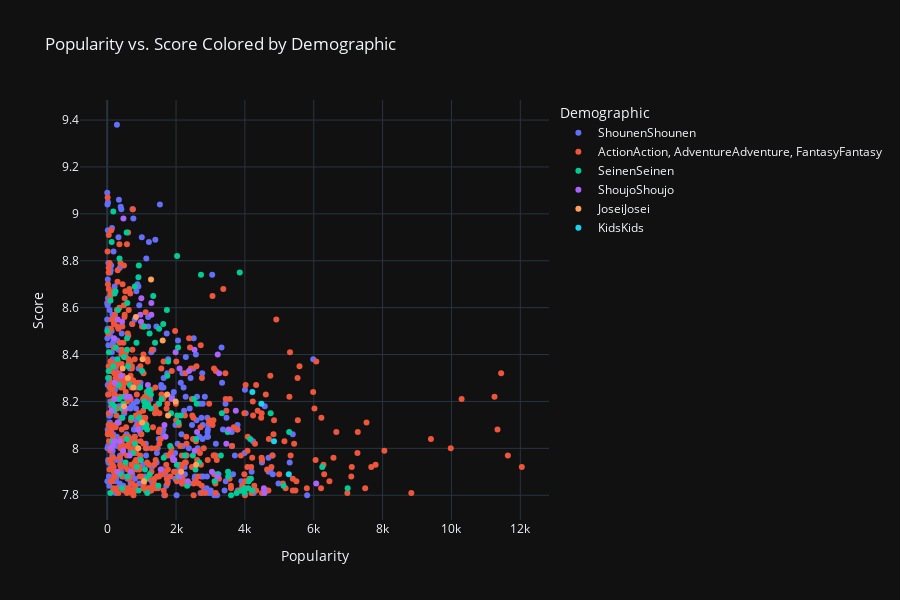

This figure's notebook cell:
### Code cell
# scatter plots showing Popularity vs. Score colored by Demographic.
fig = px.scatter(anime_data2, x = 'Popularity',y = 'Score', color='Demographic', hover_name = 'English',title="Popularity vs. Score Colored by Demographic",
                labels={'Popularity': 'Popularity', 'Score': 'Score'},template = 'plotly_dark')
fig.update_layout(width=900, height=600)
fig.show()

### Figure 1 — Plotly figure (JSON) as saved in the notebook; plotly's stock layout.template omitted (floating-point values rounded to 4 significant figures; data arrays with more than 128 entries replaced by an {"elided": "..."} marker saying what was removed)
{"data": [{"hovertemplate": "<b>%{hovertext}</b><br><br>Demographic=ShounenShounen<br>Popularity=%{x}<br>Score=%{y}<extra></extra>", "hovertext": {"elided": "301 str values"}, "legendgroup": "ShounenShounen", "marker": {"color": "#636efa", "symbol": "circle"}, "mode": "markers", "name": "ShounenShounen", "orientation": "v", "showlegend": true, "type": "scatter", "x": {"elided": "301 int values"}, "xaxis": "x", "y": {"elided": "301 float values"}, "yaxis": "y"}, {"hovertemplate": "<b>%{hovertext}</b><br><br>Demographic=ActionAction, AdventureAdventure, FantasyFantasy<br>Popularity=%{x}<br>Score=%{y}<extra></extra>", "hovertext": {"elided": "462 str values"}, "legendgroup": "ActionAction, AdventureAdventure, FantasyFantasy", "marker": {"color": "#EF553B", "symbol": "circle"}, "mode": "markers", "name": "ActionAction, AdventureAdventure, FantasyFantasy", "orientation": "v", "showlegend": true, "type": "scatter", "x": {"elided": "462 int values"}, "xaxis": "x", "y": {"elided": "462 float values"}, "yaxis": "y"}, {"hovertemplate": "<b>%{hovertext}</b><br><br>Demographic=SeinenSeinen<br>Popularity=%{x}<br>Score=%{y}<extra></extra>", "hovertext": ["Kaguya-sama: Love is War - Ultra Romantic", "March Comes In Like a Lion 2nd Season", "Monster", "Kingdom: Season 3", "Vinland Saga Season 2", "Kaguya-sama: Love is War - The First Kiss That Never Ends", "Kingdom: Season 5", "Kingdom: Season 4", "Mushi-shi: Next Passage Part 2", "Mushi-shi: Next Passage Part 1", "[Oshi No Ko]", "Mushi-Shi", "Bungo Stray Dogs 5", "Kaguya-sama: Love is War Season 2", "Ping Pong the Animation", "Berserk", "Mushishi Tokubetsu-hen: Suzu no Shizuku, Mushishi: The Next Chapter - Drops of Bells", "Mushi-shi: The Shadow that Devours the Sun", "Ghost in the Shell: Stand Alone Complex 2nd GIG", "Pluto", "One Punch Man", "Space Brothers", "Rainbow", "Bungo Stray Dogs 4", "Golden Kamuy Season 3", "Grand Blue Dreaming", "Mushi-shi Path of Thorns", "Ghost in the Shell: Stand Alone Complex", "Kaguya-sama: Love is War", "Land of the Lustrous", "March Comes In Like a Lion", "Non Non Biyori Nonstop", "Hellsing Ultimate", "Initial D First Stage", "Parasyte: The Maxim", "One Outs", "Kingdom: Season 2", "Erased", "Ghost in the Shell", "Kaiji: Ultimate Survivor", "Planetes", "Kaiji: Against All Rules", "Golden Kamuy Season 2", "In This Corner of the World", "Heavenly Delusion", "xxxHOLiC: Tsugi, xxxHOLiC TV 2, xxxHOLiC New Series, xxxHOLiC Second Season, xxxHOLiC 2nd Series", "Maison Ikkoku", "Bungo Stray Dogs 3", "Berserk: The Golden Age Arc III - The Advent", "Kotaro Lives Alone", "Aoashi", "Asobi Asobase - workshop of fun -", "My Dress-Up Darling", "xxxHOLiC Rou: Adayume", "Non Non Biyori Repeat", "Bungo Stray Dogs 2", "Initial D Second Stage", "Black Lagoon: The Second Barrage", "Initial D 4th Stage", "Akira", "Lupin III: The Castle of Cagliostro", "Lupin the Third Part 5", "Non Non Biyori Nonstop: Our Club Worked Hard", "Golden Kamuy Season 4", "Working!!! Episode 14", "Keep Your Hands Off Eizouken!", "Hinamatsuri", "Skip and Loafer", "Ghost in the Shell: Stand Alone Complex - Solid State Society", "Detroit Metal City", "Delicious in Dungeon", "Insomniacs After School", "Ghost in the Shell: Stand Alone Complex - The Laughing Man", "Hanada Shonen-Shi", "Golden Boy", "Hyougemono", "xxxHOLiC OVA", "Black Lagoon", "Black Lagoon: Roberta's Blood Trail", "Shadows House 2nd Season", "xxxHOLiC", "Ghost in the Shell 2.0", "Big Windup! 2", "Hi Score Girl: Extra Stage", "Hi Score Girl II", "Wagnaria!!3", "xxxHOLiC The Movie: A Midsummer Night's Dream", "Non Non Biyori", "Akagi", "Bungo Stray Dogs: Dead Apple", "Eiga Crayon Shin-chan: Arashi wo Yobu Mouretsu! Otona Teikoku Gyakushuu, Crayon Shin-chan: The Storm Called: The Adult Empire Strikes Back", "Kingdom", "Lupin the Third Part 4", "Berserk: The Golden Age Arc - Memorial Edition", "Drifters", "Hozuki's Coolheadedness 2", "Jormungand Season 2: Perfect Order", "Golden Kamuy", "Lupin the Third: Goemon's Blood Spray", "Big Windup!", "Berserk: The Golden Age Arc II - The Battle for Doldrey", "Initial D Legend 3: Dream", "Non Non Biyori Repeat: Hotaru Had Fun", "Hozuki's Coolheadedness 2: Part 2", "Dance Dance Danseur", "Cool-headed Hoozuki OVA, Hozuki no Reitetsu OVA", "Outlaw Star", "Lupin the Third: Jigen's Gravestone", "Astro Fighter Sunred 2", "Zom 100: Bucket List of the Dead", "Aoki Hagane no Arpeggio: Ars Nova Cadenza, Arpeggio of Blue Steel: Ars Nova Movie 2, Gekijouban Aoki Hagane no Arpeggio", "Emma: A Victorian Romance Season Two", "Lupin the 3rd: The First", "Wagnaria!!2", "Bungo Stray Dogs", "The 100 Girlfriends Who Really, Really, Really, Really, Really Love You", "Rupan Sansei: Part II, Shin Lupin III, Lupin III: Greatest Capers", "Initial D Legend 2 Racer", "Initial D Legend 1 Awakening"], "legendgroup": "SeinenSeinen", "marker": {"color": "#00cc96", "symbol": "circle"}, "mode": "markers", "name": "SeinenSeinen", "orientation": "v", "showlegend": true, "type": "scatter", "x": [178, 567, 131, 2032, 359, 920, 3851, 2725, 908, 803, 242, 215, 1338, 97, 585, 314, 1735, 1629, 1069, 1507, 4, 1231, 579, 851, 1390, 244, 2058, 577, 51, 489, 296, 1770, 174, 607, 42, 1013, 1747, 28, 336, 661, 957, 1235, 1172, 1269, 480, 1582, 2521, 339, 1074, 1509, 1156, 469, 143, 2602, 1196, 205, 1096, 427, 1273, 210, 1854, 3331, 4748, 2139, 2037, 699, 433, 928, 2071, 1139, 1090, 1162, 3500, 5286, 571, 4154, 2581, 155, 804, 1830, 745, 2248, 3302, 2489, 1644, 977, 2672, 535, 2023, 863, 6247, 1098, 2565, 3511, 383, 3207, 1237, 590, 3515, 2069, 1132, 4176, 3121, 4114, 2322, 5122, 1488, 4100, 6985, 430, 3986, 4219, 3898, 915, 92, 1165, 3759, 3995, 3598], "xaxis": "x", "y": [9.01, 8.92, 8.88, 8.82, 8.81, 8.78, 8.75, 8.74, 8.73, 8.69, 8.67, 8.66, 8.65, 8.63, 8.62, 8.59, 8.59, 8.53, 8.52, 8.51, 8.5, 8.49, 8.47, 8.45, 8.45, 8.43, 8.43, 8.42, 8.41, 8.39, 8.38, 8.37, 8.35, 8.35, 8.33, 8.33, 8.31, 8.3, 8.27, 8.27, 8.26, 8.25, 8.24, 8.23, 8.22, 8.21, 8.21, 8.21, 8.2, 8.19, 8.19, 8.19, 8.19, 8.19, 8.18, 8.18, 8.18, 8.17, 8.17, 8.16, 8.15, 8.15, 8.15, 8.14, 8.14, 8.13, 8.13, 8.13, 8.11, 8.1, 8.09, 8.08, 8.07, 8.07, 8.04, 8.04, 8.04, 8.03, 8.02, 8.01, 7.98, 7.97, 7.97, 7.97, 7.96, 7.95, 7.94, 7.94, 7.93, 7.92, 7.92, 7.91, 7.91, 7.9, 7.89, 7.89, 7.89, 7.88, 7.88, 7.88, 7.87, 7.87, 7.86, 7.86, 7.84, 7.84, 7.84, 7.83, 7.83, 7.83, 7.83, 7.82, 7.82, 7.82, 7.81, 7.81, 7.81, 7.81, 7.8], "yaxis": "y"}, {"hovertemplate": "<b>%{hovertext}</b><br><br>Demographic=ShoujoShoujo<br>Popularity=%{x}<br>Score=%{y}<extra></extra>", "hovertext": ["Fruits Basket: The Final Season", "Natsume's Book of Friends Season 4", "Natsume's Book of Friends Season 6", "Natsume's Book of Friends Season 5", "Natsume's Book of Friends Season 3", "Nana", "Natsume's Book of Friends Season 2", "Fruits Basket 2nd Season", "Banana Fish", "Natsume's Book of Friends Movie: Ephemeral Bond", "Kyouko to Katsuya no Monogatari, The Story of Kyoko and Katsuya", "Natsume's Book of Friends Season 6 Specials", "The Rose of Versailles", "Natsume’s Book of Friends: On a Certain Snowy Day", "Natsume's Book of Friends Season 5 Specials", "Natsume's Book of Friends", "Into the Forest of Fireflies' Light", "A Sign of Affection", "Kamisama Kiss Season 2", "Whisper of the Heart", "Cardcaptor Sakura Movie 2: The Sealed Card", "Fruits Basket 1st Season", "Cardcaptor Sakura", "Natsume's Book of Friends: The Waking Rock and the Strange Visitor", "Ouran High School Host Club", "Kamisama Kiss", "Yona of the Dawn OVA", "Glass Mask", "Skip Beat!", "Kodocha", "Kamisama Kiss OVA", "Lovely Complex", "Yona of the Dawn", "Tales of Saiunkoku", "Kimi ni Todoke: From Me to You", "Maid Sama!", "Kimi ni Todoke: From Me to You Season 2", "Sacrificial Princess and the King of Beasts", "Snow White with the Red Hair 2", "Sailor Moon Sailor Stars", "Searching for the Full Moon", "Sailor Moon S", "The Yuzuki Family's Four Sons", "School Babysitters", "My Love Story!!", "Dear Brother", "The Story of Saiunkoku", "Yumeiro Patissiere, YumePati, Dream-Colored Pastry Chef, Yumeiro Pâtissière", "Iga no Kabamaru, Ninja Boy", "Baby and Me", "Maria Watches Over Us 3rd"], "legendgroup": "ShoujoShoujo", "marker": {"color": "#ab63fa", "symbol": "circle"}, "mode": "markers", "name": "ShoujoShoujo", "orientation": "v", "showlegend": true, "type": "scatter", "x": [473, 993, 1283, 1284, 964, 307, 982, 434, 203, 2537, 1988, 3212, 2103, 2377, 3251, 408, 221, 1183, 557, 648, 1870, 214, 515, 3736, 129, 316, 1663, 3528, 896, 2611, 1696, 369, 208, 3461, 164, 107, 463, 2541, 653, 1904, 1951, 1555, 3043, 689, 300, 3197, 2116, 2339, 6072, 4552, 4570], "xaxis": "x", "y": [8.98, 8.64, 8.62, 8.57, 8.57, 8.55, 8.54, 8.54, 8.47, 8.42, 8.41, 8.4, 8.34, 8.33, 8.32, 8.31, 8.28, 8.27, 8.22, 8.22, 8.21, 8.21, 8.17, 8.16, 8.16, 8.11, 8.1, 8.08, 8.08, 8.07, 8.05, 8.03, 8.03, 8.02, 8.01, 8, 7.99, 7.99, 7.97, 7.96, 7.95, 7.91, 7.9, 7.9, 7.9, 7.88, 7.88, 7.86, 7.85, 7.83, 7.81], "yaxis": "y"}, {"hovertemplate": "<b>%{hovertext}</b><br><br>Demographic=JoseiJosei<br>Popularity=%{x}<br>Score=%{y}<extra></extra>", "hovertext": ["Descending Stories: Showa Genroku Rakugo Shinju", "Showa Genroku Rakugo Shinju", "Chihayafull 3", "Chihayafull 2", "Bunny Drop", "Kids on the Slope", "Nodame Cantabile", "Nodame Cantabile Third Season, Nodame Cantabile Season 3", "Honey and Clover II", "Chihayafuru", "Nodame Cantabile Paris Chapter, Nodame Cantabile Pari-hen", "Princess Jellyfish", "Honey and Clover", "Bunny Drop Specials", "Polar Bear Cafe", "Paradise Kiss"], "legendgroup": "JoseiJosei", "marker": {"color": "#FFA15A", "symbol": "circle"}, "mode": "markers", "name": "JoseiJosei", "orientation": "v", "showlegend": true, "type": "scatter", "x": [1274, 835, 1613, 1028, 449, 600, 759, 1741, 1989, 488, 1768, 1015, 903, 2582, 2148, 1068], "xaxis": "x", "y": [8.72, 8.56, 8.46, 8.38, 8.34, 8.3, 8.26, 8.23, 8.2, 8.18, 8.14, 8.11, 8, 7.93, 7.9, 7.86], "yaxis": "y"}, {"hovertemplate": "<b>%{hovertext}</b><br><br>Demographic=KidsKids<br>Popularity=%{x}<br>Score=%{y}<extra></extra>", "hovertext": ["Mumins, Delightful Moomin Family, Fun Family Moomin, The Moomins, Tales From Moominvalley", "Stand By Me Doraemon 2", "Heart and Yummie", "Nobody's Boy Remi"], "legendgroup": "KidsKids", "marker": {"color": "#19d3f3", "symbol": "circle"}, "mode": "markers", "name": "KidsKids", "orientation": "v", "showlegend": true, "type": "scatter", "x": [4217, 4480, 4845, 5276], "xaxis": "x", "y": [8.24, 8.19, 8.03, 7.89], "yaxis": "y"}], "layout": {"height": 600, "legend": {"title": {"text": "Demographic"}, "tracegroupgap": 0}, "title": {"text": "Popularity vs. Score Colored by Demographic"}, "width": 900, "xaxis": {"anchor": "y", "autorange": true, "domain": [0, 1], "range": [-796.0, 12840.0], "title": {"text": "Popularity"}, "type": "linear"}, "yaxis": {"anchor": "x", "autorange": true, "domain": [0, 1], "range": [7.694, 9.486], "title": {"text": "Score"}, "type": "linear"}}}
